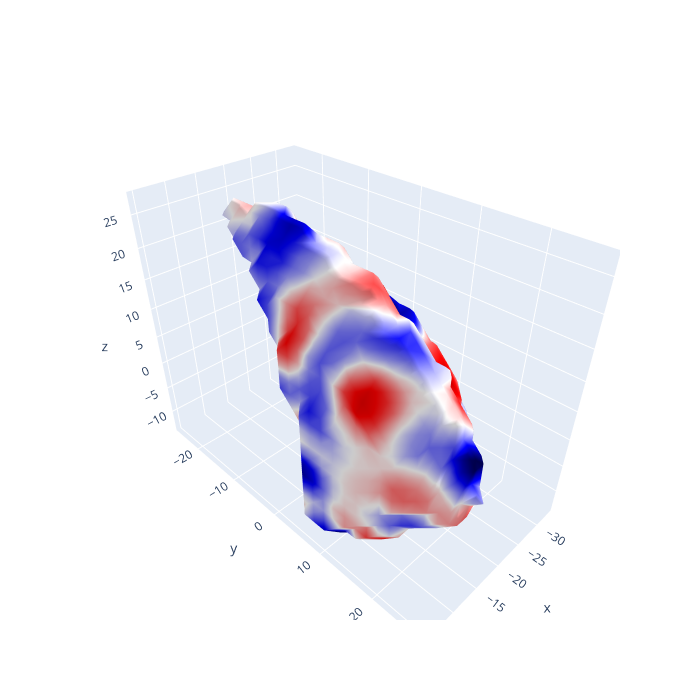
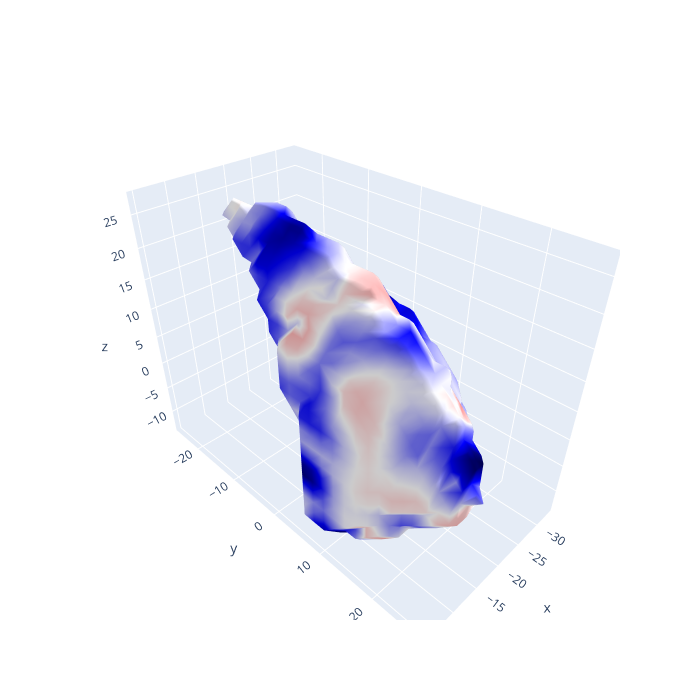

Notebook code cell kept with these figures, in order:
### Markdown cell above
### nifti_to_tetmesh interp

### Code cell
plot_mesh_data(vol, solver.emodes[:, -1], cmap_center=0)
mode_nifti = tetmesh_to_nifti(solver.emodes[:, -1], solver.geometry, nifti)
plot_stat_map(mode_nifti, display_mode='ortho', cmap='seismic_r')

mode_tetmesh = nifti_to_tetmesh(mode_nifti, vol)
plot_mesh_data(vol, mode_tetmesh, cmap_center=0)

# Print correlation between original and interpolated values at vertex locations
corr = np.corrcoef(solver.emodes[:, -1], mode_tetmesh)[0, 1]
print(f'Correlation between original and interpolated values at vertices: {corr:.4f}')

### Figure 1 — Plotly figure (JSON) as saved in the notebook; plotly's stock layout.template omitted (floating-point values rounded to 4 significant figures; data arrays with more than 128 entries replaced by an {"elided": "..."} marker saying what was removed)
{"data": [{"cmax": 0.03548, "cmin": -0.03548, "colorscale": {"elided": "256x2 mixed values"}, "flatshading": false, "i": {"elided": "3538 int values"}, "intensity": {"elided": "1765 float values"}, "j": {"elided": "3538 int values"}, "k": {"elided": "3538 int values"}, "showscale": false, "type": "mesh3d", "x": {"elided": "1765 float values"}, "y": {"elided": "1765 float values"}, "z": {"elided": "1765 float values"}}], "layout": {"height": 700, "scene": {"aspectmode": "data"}, "width": 700}}

### Figure 2 — Plotly figure (JSON) as saved in the notebook; plotly's stock layout.template omitted (floating-point values rounded to 4 significant figures; data arrays with more than 128 entries replaced by an {"elided": "..."} marker saying what was removed)
{"data": [{"cmax": 0.03222, "cmin": -0.03222, "colorscale": {"elided": "256x2 mixed values"}, "flatshading": false, "i": {"elided": "3538 int values"}, "intensity": {"elided": "1765 float values"}, "j": {"elided": "3538 int values"}, "k": {"elided": "3538 int values"}, "showscale": false, "type": "mesh3d", "x": {"elided": "1765 float values"}, "y": {"elided": "1765 float values"}, "z": {"elided": "1765 float values"}}], "layout": {"height": 700, "scene": {"aspectmode": "data"}, "width": 700}}
